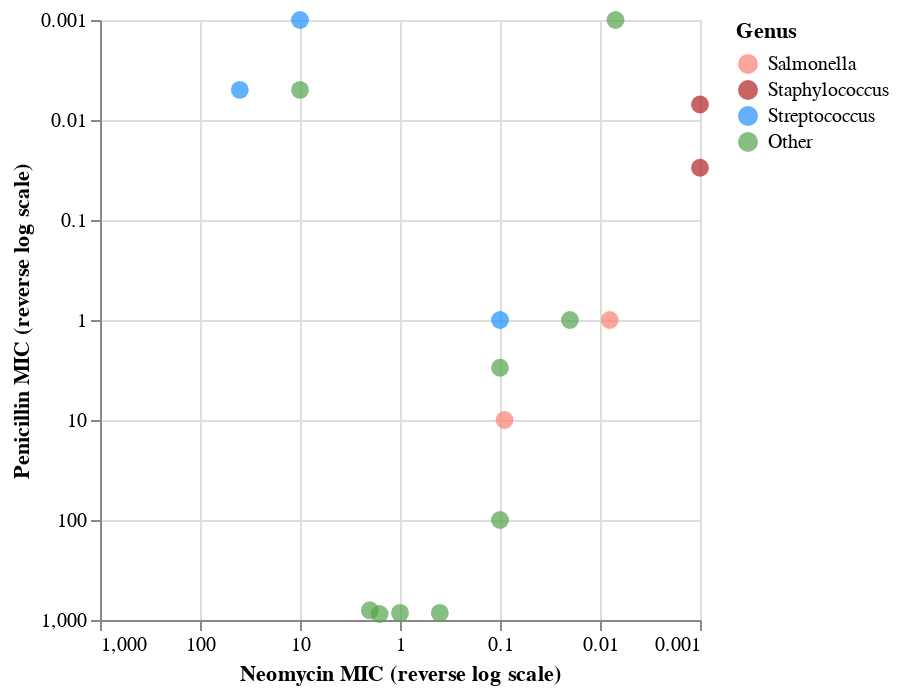

Here is the notebook cell this chart was saved with:
### Code cell
alt.Chart(antibiotics).mark_circle(size=80).transform_calculate(
    Split='split(datum.Bacteria, " ")[0]'
).transform_calculate(
    Genus='indexof(["Salmonella", "Staphylococcus", "Streptococcus"], datum.Split) >= 0 ? datum.Split : "Other"'
).encode(
    alt.X('Neomycin:Q', 
        sort='descending',
        scale=alt.Scale(type='log', domain=[0.001, 1000]),
        # axis=alt.Axis(orient='top'),
        axis=alt.Axis(tickCount=5),
        title='Neomycin MIC (reverse log scale)'
        ),
    alt.Y('Penicillin:Q',
        sort='descending',
        scale=alt.Scale(type='log', domain=[0.001, 1000]),
        # axis=alt.Axis(orient='right'),
        axis=alt.Axis(tickCount=5),
        title='Penicillin MIC (reverse log scale)'
    ),
    alt.Color('Genus:N',
        scale=alt.Scale(
            domain=["Salmonella", "Staphylococcus", "Streptococcus", "Other"],
            range=["salmon", "firebrick", "dodgerblue", "rgb(84,162,75)"]
        )
    ),
    tooltip='Bacteria'
).properties(
    width=300,
    height=300
)

### Figure 1 — Vega-Lite specification as saved in the notebook (floating-point values rounded to 4 significant figures)
{"config": {"view": {"continuousWidth": 400, "continuousHeight": 300}}, "data": {"name": "data-8833440f737304311e72aeeffd7b9881"}, "mark": {"type": "circle", "size": 80}, "encoding": {"color": {"field": "Genus", "scale": {"domain": ["Salmonella", "Staphylococcus", "Streptococcus", "Other"], "range": ["salmon", "firebrick", "dodgerblue", "rgb(84,162,75)"]}, "type": "nominal"}, "tooltip": {"field": "Bacteria", "type": "nominal"}, "x": {"axis": {"tickCount": 5}, "field": "Neomycin", "scale": {"domain": [0.001, 1000], "type": "log"}, "sort": "descending", "title": "Neomycin MIC (reverse log scale)", "type": "quantitative"}, "y": {"axis": {"tickCount": 5}, "field": "Penicillin", "scale": {"domain": [0.001, 1000], "type": "log"}, "sort": "descending", "title": "Penicillin MIC (reverse log scale)", "type": "quantitative"}}, "height": 300, "transform": [{"calculate": "split(datum.Bacteria, \" \")[0]", "as": "Split"}, {"calculate": "indexof([\"Salmonella\", \"Staphylococcus\", \"Streptococcus\"], datum.Split) >= 0 ? datum.Split : \"Other\"", "as": "Genus"}], "width": 300, "$schema": "https://vega.github.io/schema/vega-lite/v4.17.0.json", "datasets": {"data-8833440f737304311e72aeeffd7b9881": [{"Bacteria": "Aerobacter aerogenes", "Penicillin": 870.0, "Streptomycin": 1.0, "Neomycin": 1.6, "Gram_Staining": "negative", "Genus": "other"}, {"Bacteria": "Bacillus anthracis", "Penicillin": 0.001, "Streptomycin": 0.01, "Neomycin": 0.007, "Gram_Staining": "positive", "Genus": "other"}, {"Bacteria": "Brucella abortus", "Penicillin": 1.0, "Streptomycin": 2.0, "Neomycin": 0.02, "Gram_Staining": "negative", "Genus": "other"}, {"Bacteria": "Diplococcus pneumoniae", "Penicillin": 0.005, "Streptomycin": 11.0, "Neomycin": 10.0, "Gram_Staining": "positive", "Genus": "other"}, {"Bacteria": "Escherichia coli", "Penicillin": 100.0, "Streptomycin": 0.4, "Neomycin": 0.1, "Gram_Staining": "negative", "Genus": "other"}, {"Bacteria": "Klebsiella pneumoniae", "Penicillin": 850.0, "Streptomycin": 1.2, "Neomycin": 1.0, "Gram_Staining": "negative", "Genus": "other"}, {"Bacteria": "Mycobacterium tuberculosis", "Penicillin": 800.0, "Streptomycin": 5.0, "Neomycin": 2.0, "Gram_Staining": "negative", "Genus": "other"}, {"Bacteria": "Proteus vulgaris", "Penicillin": 3.0, "Streptomycin": 0.1, "Neomycin": 0.1, "Gram_Staining": "negative", "Genus": "other"}, {"Bacteria": "Pseudomonas aeruginosa", "Penicillin": 850.0, "Streptomycin": 2.0, "Neomycin": 0.4, "Gram_Staining": "negative", "Genus": "other"}, {"Bacteria": "Salmonella (Eberthella) typhosa", "Penicillin": 1.0, "Streptomycin": 0.4, "Neomycin": 0.008, "Gram_Staining": "negative", "Genus": "Salmonella"}, {"Bacteria": "Salmonella schottmuelleri", "Penicillin": 10.0, "Streptomycin": 0.8, "Neomycin": 0.09, "Gram_Staining": "negative", "Genus": "Salmonella"}, {"Bacteria": "Staphylococcus albus", "Penicillin": 0.007, "Streptomycin": 0.1, "Neomycin": 0.001, "Gram_Staining": "positive", "Genus": "Staphylococcus"}, {"Bacteria": "Staphylococcus aureus", "Penicillin": 0.03, "Streptomycin": 0.03, "Neomycin": 0.001, "Gram_Staining": "positive", "Genus": "Staphylococcus"}, {"Bacteria": "Streptococcus fecalis", "Penicillin": 1.0, "Streptomycin": 1.0, "Neomycin": 0.1, "Gram_Staining": "positive", "Genus": "Streptococcus"}, {"Bacteria": "Streptococcus hemolyticus", "Penicillin": 0.001, "Streptomycin": 14.0, "Neomycin": 10.0, "Gram_Staining": "positive", "Genus": "Streptococcus"}, {"Bacteria": "Streptococcus viridans", "Penicillin": 0.005, "Streptomycin": 10.0, "Neomycin": 40.0, "Gram_Staining": "positive", "Genus": "Streptococcus"}]}}
